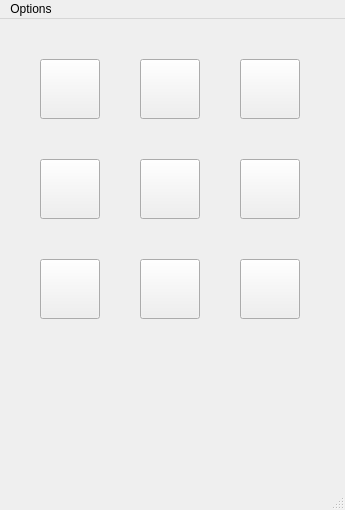
<?xml version="1.0" encoding="UTF-8"?>
<ui version="4.0">
 <class>MainWindow</class>
 <widget class="QMainWindow" name="MainWindow">
  <property name="geometry">
   <rect>
    <x>0</x>
    <y>0</y>
    <width>345</width>
    <height>510</height>
   </rect>
  </property>
  <property name="windowTitle">
   <string>MainWindow</string>
  </property>
  <widget class="QWidget" name="centralwidget">
   <widget class="QPushButton" name="pushButton_8">
    <property name="geometry">
     <rect>
      <x>140</x>
      <y>240</y>
      <width>60</width>
      <height>60</height>
     </rect>
    </property>
    <property name="text">
     <string/>
    </property>
   </widget>
   <widget class="QLabel" name="labelwon">
    <property name="geometry">
     <rect>
      <x>120</x>
      <y>320</y>
      <width>131</width>
      <height>31</height>
     </rect>
    </property>
    <property name="font">
     <font>
      <pointsize>16</pointsize>
      <weight>50</weight>
      <bold>false</bold>
     </font>
    </property>
    <property name="text">
     <string/>
    </property>
   </widget>
   <widget class="QPushButton" name="pushButton">
    <property name="geometry">
     <rect>
      <x>40</x>
      <y>40</y>
      <width>60</width>
      <height>60</height>
     </rect>
    </property>
    <property name="text">
     <string/>
    </property>
    <property name="flat">
     <bool>false</bool>
    </property>
   </widget>
   <widget class="QLabel" name="label_10">
    <property name="geometry">
     <rect>
      <x>260</x>
      <y>240</y>
      <width>60</width>
      <height>60</height>
     </rect>
    </property>
    <property name="font">
     <font>
      <pointsize>30</pointsize>
      <weight>75</weight>
      <bold>true</bold>
     </font>
    </property>
    <property name="text">
     <string/>
    </property>
   </widget>
   <widget class="QLabel" name="label_3">
    <property name="geometry">
     <rect>
      <x>160</x>
      <y>40</y>
      <width>60</width>
      <height>60</height>
     </rect>
    </property>
    <property name="font">
     <font>
      <pointsize>30</pointsize>
      <weight>75</weight>
      <bold>true</bold>
     </font>
    </property>
    <property name="text">
     <string/>
    </property>
   </widget>
   <widget class="QLabel" name="label_11">
    <property name="geometry">
     <rect>
      <x>110</x>
      <y>430</y>
      <width>40</width>
      <height>40</height>
     </rect>
    </property>
    <property name="font">
     <font>
      <pointsize>20</pointsize>
      <weight>75</weight>
      <bold>true</bold>
     </font>
    </property>
    <property name="text">
     <string/>
    </property>
   </widget>
   <widget class="QPushButton" name="pushButton_7">
    <property name="geometry">
     <rect>
      <x>40</x>
      <y>240</y>
      <width>60</width>
      <height>60</height>
     </rect>
    </property>
    <property name="text">
     <string/>
    </property>
   </widget>
   <widget class="QPushButton" name="pushButton_5">
    <property name="geometry">
     <rect>
      <x>140</x>
      <y>140</y>
      <width>60</width>
      <height>60</height>
     </rect>
    </property>
    <property name="text">
     <string/>
    </property>
   </widget>
   <widget class="QLabel" name="labelx">
    <property name="geometry">
     <rect>
      <x>180</x>
      <y>370</y>
      <width>50</width>
      <height>40</height>
     </rect>
    </property>
    <property name="font">
     <font>
      <pointsize>20</pointsize>
      <weight>75</weight>
      <bold>true</bold>
     </font>
    </property>
    <property name="text">
     <string/>
    </property>
   </widget>
   <widget class="QPushButton" name="pushButton_4">
    <property name="geometry">
     <rect>
      <x>40</x>
      <y>140</y>
      <width>60</width>
      <height>60</height>
     </rect>
    </property>
    <property name="text">
     <string/>
    </property>
   </widget>
   <widget class="QLabel" name="label_9">
    <property name="geometry">
     <rect>
      <x>160</x>
      <y>240</y>
      <width>60</width>
      <height>60</height>
     </rect>
    </property>
    <property name="font">
     <font>
      <pointsize>30</pointsize>
      <weight>75</weight>
      <bold>true</bold>
     </font>
    </property>
    <property name="text">
     <string/>
    </property>
   </widget>
   <widget class="QLabel" name="label_7">
    <property name="geometry">
     <rect>
      <x>260</x>
      <y>140</y>
      <width>60</width>
      <height>60</height>
     </rect>
    </property>
    <property name="font">
     <font>
      <pointsize>30</pointsize>
      <weight>75</weight>
      <bold>true</bold>
     </font>
    </property>
    <property name="text">
     <string/>
    </property>
   </widget>
   <widget class="QPushButton" name="pushButton_6">
    <property name="geometry">
     <rect>
      <x>240</x>
      <y>140</y>
      <width>60</width>
      <height>60</height>
     </rect>
    </property>
    <property name="text">
     <string/>
    </property>
   </widget>
   <widget class="QLabel" name="label_6">
    <property name="geometry">
     <rect>
      <x>160</x>
      <y>140</y>
      <width>60</width>
      <height>60</height>
     </rect>
    </property>
    <property name="font">
     <font>
      <pointsize>30</pointsize>
      <weight>75</weight>
      <bold>true</bold>
     </font>
    </property>
    <property name="text">
     <string/>
    </property>
   </widget>
   <widget class="QLabel" name="label_8">
    <property name="geometry">
     <rect>
      <x>60</x>
      <y>240</y>
      <width>60</width>
      <height>60</height>
     </rect>
    </property>
    <property name="font">
     <font>
      <pointsize>30</pointsize>
      <weight>75</weight>
      <bold>true</bold>
     </font>
    </property>
    <property name="text">
     <string/>
    </property>
   </widget>
   <widget class="QPushButton" name="pushButton_2">
    <property name="geometry">
     <rect>
      <x>140</x>
      <y>40</y>
      <width>60</width>
      <height>60</height>
     </rect>
    </property>
    <property name="text">
     <string/>
    </property>
   </widget>
   <widget class="QPushButton" name="pushButton_3">
    <property name="geometry">
     <rect>
      <x>240</x>
      <y>40</y>
      <width>60</width>
      <height>60</height>
     </rect>
    </property>
    <property name="toolTip">
     <string/>
    </property>
    <property name="text">
     <string/>
    </property>
   </widget>
   <widget class="QPushButton" name="pushButton_9">
    <property name="geometry">
     <rect>
      <x>240</x>
      <y>240</y>
      <width>60</width>
      <height>60</height>
     </rect>
    </property>
    <property name="text">
     <string/>
    </property>
   </widget>
   <widget class="QLabel" name="label_4">
    <property name="geometry">
     <rect>
      <x>260</x>
      <y>40</y>
      <width>60</width>
      <height>60</height>
     </rect>
    </property>
    <property name="font">
     <font>
      <pointsize>30</pointsize>
      <weight>75</weight>
      <bold>true</bold>
     </font>
    </property>
    <property name="text">
     <string/>
    </property>
   </widget>
   <widget class="QLabel" name="label_5">
    <property name="geometry">
     <rect>
      <x>60</x>
      <y>140</y>
      <width>60</width>
      <height>60</height>
     </rect>
    </property>
    <property name="font">
     <font>
      <pointsize>30</pointsize>
      <weight>75</weight>
      <bold>true</bold>
     </font>
    </property>
    <property name="text">
     <string/>
    </property>
   </widget>
   <widget class="QLabel" name="label">
    <property name="geometry">
     <rect>
      <x>110</x>
      <y>370</y>
      <width>40</width>
      <height>40</height>
     </rect>
    </property>
    <property name="font">
     <font>
      <pointsize>20</pointsize>
      <weight>75</weight>
      <bold>true</bold>
     </font>
    </property>
    <property name="text">
     <string/>
    </property>
   </widget>
   <widget class="QLabel" name="labelo">
    <property name="geometry">
     <rect>
      <x>180</x>
      <y>430</y>
      <width>50</width>
      <height>40</height>
     </rect>
    </property>
    <property name="font">
     <font>
      <pointsize>20</pointsize>
      <weight>75</weight>
      <bold>true</bold>
     </font>
    </property>
    <property name="text">
     <string/>
    </property>
   </widget>
   <widget class="QLabel" name="label_2">
    <property name="geometry">
     <rect>
      <x>60</x>
      <y>40</y>
      <width>60</width>
      <height>60</height>
     </rect>
    </property>
    <property name="font">
     <font>
      <pointsize>30</pointsize>
      <weight>75</weight>
      <bold>true</bold>
     </font>
    </property>
    <property name="text">
     <string/>
    </property>
   </widget>
   <zorder>label_10</zorder>
   <zorder>label_9</zorder>
   <zorder>label_8</zorder>
   <zorder>label_7</zorder>
   <zorder>label_6</zorder>
   <zorder>label_5</zorder>
   <zorder>label_4</zorder>
   <zorder>label_3</zorder>
   <zorder>label_2</zorder>
   <zorder>pushButton_8</zorder>
   <zorder>labelwon</zorder>
   <zorder>pushButton</zorder>
   <zorder>label_11</zorder>
   <zorder>pushButton_7</zorder>
   <zorder>pushButton_5</zorder>
   <zorder>labelx</zorder>
   <zorder>pushButton_4</zorder>
   <zorder>pushButton_6</zorder>
   <zorder>pushButton_2</zorder>
   <zorder>pushButton_3</zorder>
   <zorder>pushButton_9</zorder>
   <zorder>label</zorder>
   <zorder>labelo</zorder>
  </widget>
  <widget class="QMenuBar" name="menubar">
   <property name="geometry">
    <rect>
     <x>0</x>
     <y>0</y>
     <width>345</width>
     <height>21</height>
    </rect>
   </property>
   <widget class="QMenu" name="menuReset">
    <property name="title">
     <string>Options</string>
    </property>
    <addaction name="actionReset"/>
    <addaction name="actionSave"/>
    <addaction name="actionClose"/>
   </widget>
   <addaction name="menuReset"/>
  </widget>
  <widget class="QStatusBar" name="statusbar"/>
  <action name="actionClose">
   <property name="text">
    <string>Close</string>
   </property>
  </action>
  <action name="actionReset">
   <property name="text">
    <string>Reset</string>
   </property>
  </action>
  <action name="actionSave">
   <property name="text">
    <string>Save</string>
   </property>
  </action>
 </widget>
 <resources/>
 <connections/>
</ui>
